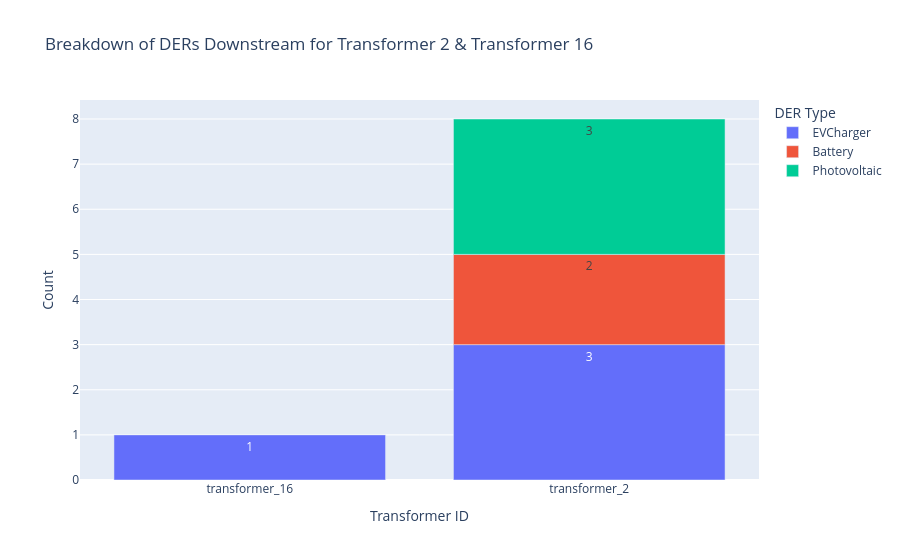

Notebook code cell kept with this figure:
### Markdown cell above
Bar chart of DER counts.

### Code cell
plot_count_bar(df, grid_element_ids)

### Figure 1 — Plotly figure (JSON) as saved in the notebook; plotly's stock layout.template omitted (floating-point values rounded to 4 significant figures)
{"data": [{"hovertemplate": "DER Type=EVCharger<br>Transformer ID=%{x}<br>Count=%{y}<extra></extra>", "legendgroup": "EVCharger", "marker": {"color": "#636efa", "pattern": {"shape": ""}}, "name": "EVCharger", "orientation": "v", "showlegend": true, "textposition": "auto", "texttemplate": "%{y}", "type": "bar", "x": ["transformer_16", "transformer_2"], "xaxis": "x", "y": [1, 3], "yaxis": "y"}, {"hovertemplate": "DER Type=Battery<br>Transformer ID=%{x}<br>Count=%{y}<extra></extra>", "legendgroup": "Battery", "marker": {"color": "#EF553B", "pattern": {"shape": ""}}, "name": "Battery", "orientation": "v", "showlegend": true, "textposition": "auto", "texttemplate": "%{y}", "type": "bar", "x": ["transformer_2"], "xaxis": "x", "y": [2], "yaxis": "y"}, {"hovertemplate": "DER Type=Photovoltaic<br>Transformer ID=%{x}<br>Count=%{y}<extra></extra>", "legendgroup": "Photovoltaic", "marker": {"color": "#00cc96", "pattern": {"shape": ""}}, "name": "Photovoltaic", "orientation": "v", "showlegend": true, "textposition": "auto", "texttemplate": "%{y}", "type": "bar", "x": ["transformer_2"], "xaxis": "x", "y": [3], "yaxis": "y"}], "layout": {"barmode": "relative", "legend": {"title": {"text": "DER Type"}, "tracegroupgap": 0}, "title": {"text": "Breakdown of DERs Downstream for Transformer 2 & Transformer 16"}, "xaxis": {"anchor": "y", "domain": [0.0, 1.0], "title": {"text": "Transformer ID"}}, "yaxis": {"anchor": "x", "domain": [0.0, 1.0], "title": {"text": "Count"}}}}
